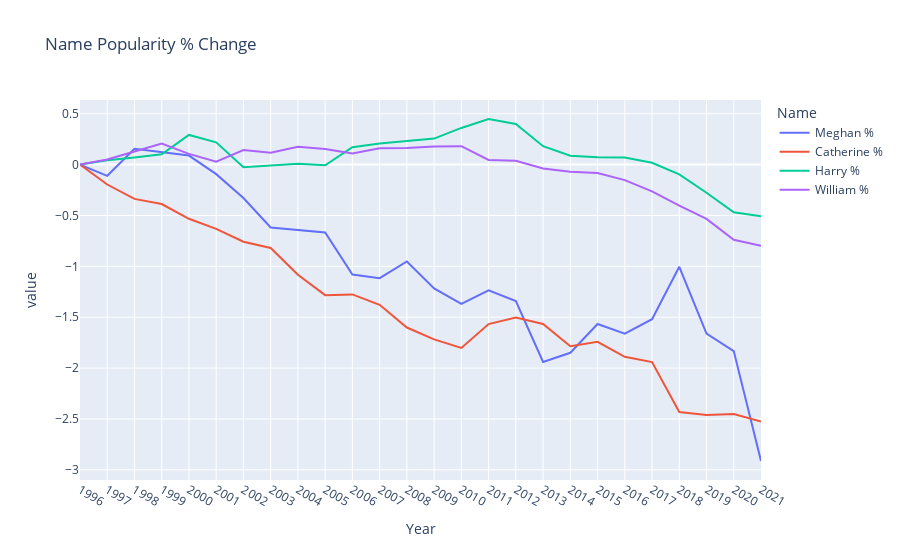

This figure's notebook cell:
### Code cell
px.line(df_family_diff, title="Name Popularity % Change")

### Figure 1 — Plotly figure (JSON) as saved in the notebook; plotly's stock layout.template omitted (floating-point values rounded to 4 significant figures)
{"data": [{"hovertemplate": "Name=Meghan %<br>Year=%{x}<br>value=%{y}<extra></extra>", "legendgroup": "Meghan %", "line": {"color": "#636efa", "dash": "solid"}, "marker": {"symbol": "circle"}, "mode": "lines", "name": "Meghan %", "orientation": "v", "showlegend": true, "type": "scatter", "x": ["1996", "1997", "1998", "1999", "2000", "2001", "2002", "2003", "2004", "2005", "2006", "2007", "2008", "2009", "2010", "2011", "2012", "2013", "2014", "2015", "2016", "2017", "2018", "2019", "2020", "2021"], "xaxis": "x", "y": [0, -0.1102, 0.1557, 0.1259, 0.08886, -0.09362, -0.3279, -0.6186, -0.6424, -0.6668, -1.081, -1.116, -0.9521, -1.216, -1.368, -1.236, -1.34, -1.94, -1.85, -1.567, -1.662, -1.519, -1.005, -1.66, -1.833, -2.913], "yaxis": "y"}, {"hovertemplate": "Name=Catherine %<br>Year=%{x}<br>value=%{y}<extra></extra>", "legendgroup": "Catherine %", "line": {"color": "#EF553B", "dash": "solid"}, "marker": {"symbol": "circle"}, "mode": "lines", "name": "Catherine %", "orientation": "v", "showlegend": true, "type": "scatter", "x": ["1996", "1997", "1998", "1999", "2000", "2001", "2002", "2003", "2004", "2005", "2006", "2007", "2008", "2009", "2010", "2011", "2012", "2013", "2014", "2015", "2016", "2017", "2018", "2019", "2020", "2021"], "xaxis": "x", "y": [0, -0.1957, -0.3367, -0.3872, -0.5327, -0.6311, -0.7581, -0.8194, -1.083, -1.283, -1.276, -1.378, -1.601, -1.718, -1.802, -1.567, -1.503, -1.567, -1.785, -1.742, -1.889, -1.941, -2.431, -2.461, -2.451, -2.525], "yaxis": "y"}, {"hovertemplate": "Name=Harry %<br>Year=%{x}<br>value=%{y}<extra></extra>", "legendgroup": "Harry %", "line": {"color": "#00cc96", "dash": "solid"}, "marker": {"symbol": "circle"}, "mode": "lines", "name": "Harry %", "orientation": "v", "showlegend": true, "type": "scatter", "x": ["1996", "1997", "1998", "1999", "2000", "2001", "2002", "2003", "2004", "2005", "2006", "2007", "2008", "2009", "2010", "2011", "2012", "2013", "2014", "2015", "2016", "2017", "2018", "2019", "2020", "2021"], "xaxis": "x", "y": [0, 0.04254, 0.06984, 0.101, 0.2914, 0.2194, -0.02476, -0.004731, 0.008024, -0.006206, 0.1713, 0.2075, 0.2337, 0.2556, 0.3604, 0.4483, 0.3988, 0.1814, 0.08675, 0.07337, 0.06883, 0.01854, -0.09648, -0.2767, -0.468, -0.5069], "yaxis": "y"}, {"hovertemplate": "Name=William %<br>Year=%{x}<br>value=%{y}<extra></extra>", "legendgroup": "William %", "line": {"color": "#ab63fa", "dash": "solid"}, "marker": {"symbol": "circle"}, "mode": "lines", "name": "William %", "orientation": "v", "showlegend": true, "type": "scatter", "x": ["1996", "1997", "1998", "1999", "2000", "2001", "2002", "2003", "2004", "2005", "2006", "2007", "2008", "2009", "2010", "2011", "2012", "2013", "2014", "2015", "2016", "2017", "2018", "2019", "2020", "2021"], "xaxis": "x", "y": [0, 0.05112, 0.129, 0.2062, 0.1056, 0.02826, 0.143, 0.1159, 0.175, 0.1542, 0.1092, 0.1601, 0.1642, 0.179, 0.1807, 0.04602, 0.03687, -0.03857, -0.07099, -0.08348, -0.1526, -0.2637, -0.4037, -0.5342, -0.7383, -0.7966], "yaxis": "y"}], "layout": {"legend": {"title": {"text": "Name"}, "tracegroupgap": 0}, "title": {"text": "Name Popularity % Change"}, "xaxis": {"anchor": "y", "domain": [0, 1], "title": {"text": "Year"}}, "yaxis": {"anchor": "x", "domain": [0, 1], "title": {"text": "value"}}}}
